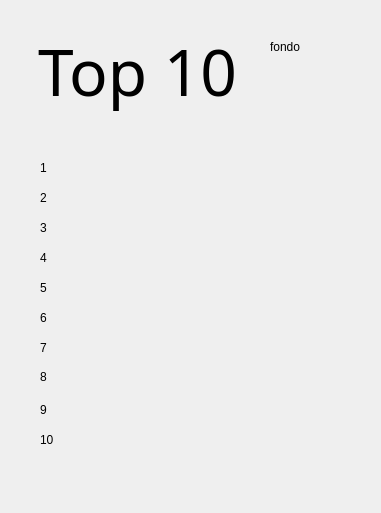
<?xml version="1.0" encoding="UTF-8"?>
<ui version="4.0">
 <class>MainWindow</class>
 <widget class="QMainWindow" name="MainWindow">
  <property name="geometry">
   <rect>
    <x>0</x>
    <y>0</y>
    <width>381</width>
    <height>513</height>
   </rect>
  </property>
  <property name="windowTitle">
   <string>MainWindow</string>
  </property>
  <widget class="QWidget" name="centralwidget">
   <widget class="QLabel" name="label">
    <property name="geometry">
     <rect>
      <x>38</x>
      <y>30</y>
      <width>251</width>
      <height>81</height>
     </rect>
    </property>
    <property name="font">
     <font>
      <family>Poor Richard</family>
      <pointsize>48</pointsize>
     </font>
    </property>
    <property name="text">
     <string>Top 10</string>
    </property>
   </widget>
   <widget class="QLabel" name="label_2">
    <property name="geometry">
     <rect>
      <x>40</x>
      <y>160</y>
      <width>321</width>
      <height>16</height>
     </rect>
    </property>
    <property name="text">
     <string>1</string>
    </property>
   </widget>
   <widget class="QLabel" name="label_3">
    <property name="geometry">
     <rect>
      <x>40</x>
      <y>190</y>
      <width>331</width>
      <height>16</height>
     </rect>
    </property>
    <property name="text">
     <string>2</string>
    </property>
   </widget>
   <widget class="QLabel" name="label_4">
    <property name="geometry">
     <rect>
      <x>40</x>
      <y>220</y>
      <width>331</width>
      <height>16</height>
     </rect>
    </property>
    <property name="text">
     <string>3</string>
    </property>
   </widget>
   <widget class="QLabel" name="label_5">
    <property name="geometry">
     <rect>
      <x>40</x>
      <y>250</y>
      <width>351</width>
      <height>16</height>
     </rect>
    </property>
    <property name="text">
     <string>4</string>
    </property>
   </widget>
   <widget class="QLabel" name="label_6">
    <property name="geometry">
     <rect>
      <x>40</x>
      <y>280</y>
      <width>371</width>
      <height>16</height>
     </rect>
    </property>
    <property name="text">
     <string>5</string>
    </property>
   </widget>
   <widget class="QLabel" name="label_7">
    <property name="geometry">
     <rect>
      <x>40</x>
      <y>310</y>
      <width>311</width>
      <height>16</height>
     </rect>
    </property>
    <property name="text">
     <string>6</string>
    </property>
   </widget>
   <widget class="QLabel" name="label_8">
    <property name="geometry">
     <rect>
      <x>40</x>
      <y>340</y>
      <width>331</width>
      <height>16</height>
     </rect>
    </property>
    <property name="text">
     <string>7</string>
    </property>
   </widget>
   <widget class="QLabel" name="label_9">
    <property name="geometry">
     <rect>
      <x>40</x>
      <y>367</y>
      <width>301</width>
      <height>20</height>
     </rect>
    </property>
    <property name="text">
     <string>8</string>
    </property>
   </widget>
   <widget class="QLabel" name="label_10">
    <property name="geometry">
     <rect>
      <x>40</x>
      <y>402</y>
      <width>291</width>
      <height>16</height>
     </rect>
    </property>
    <property name="text">
     <string>9</string>
    </property>
   </widget>
   <widget class="QLabel" name="label_11">
    <property name="geometry">
     <rect>
      <x>40</x>
      <y>432</y>
      <width>291</width>
      <height>16</height>
     </rect>
    </property>
    <property name="text">
     <string>10</string>
    </property>
   </widget>
   <widget class="QLabel" name="labelFondo">
    <property name="geometry">
     <rect>
      <x>270</x>
      <y>40</y>
      <width>47</width>
      <height>13</height>
     </rect>
    </property>
    <property name="text">
     <string>fondo</string>
    </property>
   </widget>
  </widget>
 </widget>
 <resources/>
 <connections/>
</ui>
